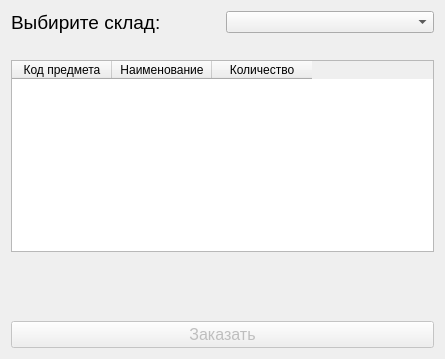
<?xml version="1.0" encoding="UTF-8"?>
<ui version="4.0">
 <class>storage</class>
 <widget class="QDialog" name="storage">
  <property name="geometry">
   <rect>
    <x>0</x>
    <y>0</y>
    <width>445</width>
    <height>359</height>
   </rect>
  </property>
  <property name="windowTitle">
   <string>Склад</string>
  </property>
  <layout class="QHBoxLayout" name="horizontalLayout_2">
   <item>
    <layout class="QVBoxLayout" name="verticalLayout">
     <item>
      <layout class="QHBoxLayout" name="horizontalLayout">
       <item>
        <widget class="QLabel" name="label">
         <property name="font">
          <font>
           <pointsize>14</pointsize>
          </font>
         </property>
         <property name="text">
          <string>Выбирите склад:</string>
         </property>
        </widget>
       </item>
       <item>
        <widget class="QComboBox" name="changeSt"/>
       </item>
      </layout>
     </item>
     <item>
      <spacer name="verticalSpacer">
       <property name="orientation">
        <enum>Qt::Vertical</enum>
       </property>
       <property name="sizeType">
        <enum>QSizePolicy::Fixed</enum>
       </property>
       <property name="sizeHint" stdset="0">
        <size>
         <width>20</width>
         <height>20</height>
        </size>
       </property>
      </spacer>
     </item>
     <item>
      <widget class="QTableWidget" name="tableWidget">
       <column>
        <property name="text">
         <string>Код предмета</string>
        </property>
        <property name="textAlignment">
         <set>AlignCenter</set>
        </property>
       </column>
       <column>
        <property name="text">
         <string>Наименование</string>
        </property>
        <property name="textAlignment">
         <set>AlignCenter</set>
        </property>
       </column>
       <column>
        <property name="text">
         <string>Количество</string>
        </property>
        <property name="textAlignment">
         <set>AlignCenter</set>
        </property>
       </column>
      </widget>
     </item>
     <item>
      <spacer name="verticalSpacer_2">
       <property name="orientation">
        <enum>Qt::Vertical</enum>
       </property>
       <property name="sizeHint" stdset="0">
        <size>
         <width>20</width>
         <height>40</height>
        </size>
       </property>
      </spacer>
     </item>
     <item>
      <widget class="QPushButton" name="pushButton">
       <property name="enabled">
        <bool>false</bool>
       </property>
       <property name="font">
        <font>
         <pointsize>12</pointsize>
        </font>
       </property>
       <property name="text">
        <string>Заказать</string>
       </property>
      </widget>
     </item>
    </layout>
   </item>
  </layout>
 </widget>
 <resources/>
 <connections/>
</ui>
